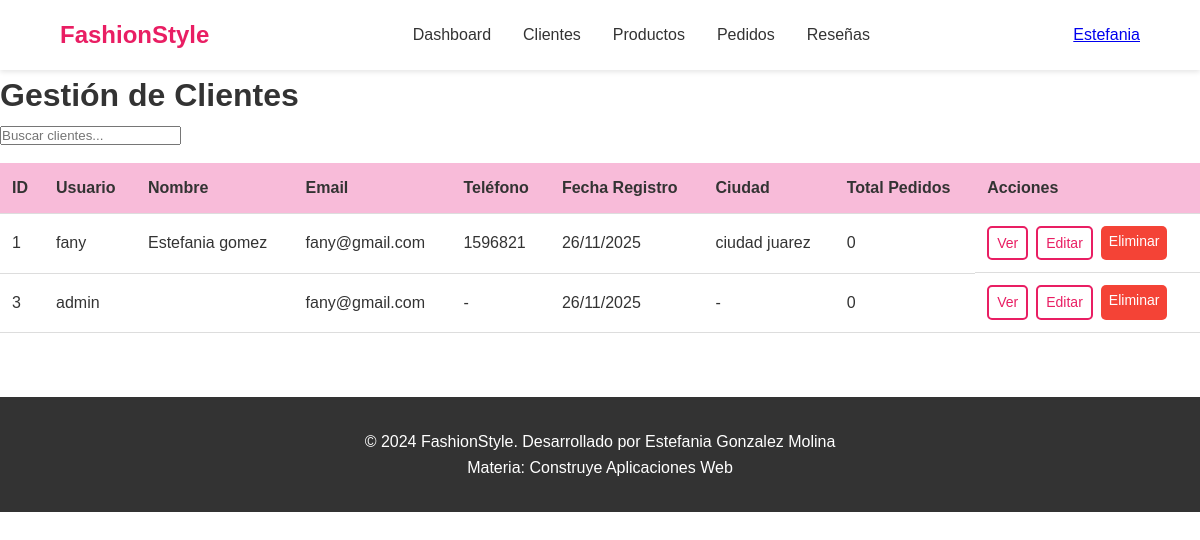
Screenshot of /administrador/clientes/ (signed in) with the database file from the repository.
### tienda/models.py (models this page shows, shortened)
class Usuario(AbstractUser):
    TIPO_USUARIO = [
        ('admin', 'Administrador'),
        ('cliente', 'Cliente'),
    ]
    tipo_usuario = models.CharField(max_length=10, choices=TIPO_USUARIO, default='cliente')
    telefono = models.CharField(max_length=15, blank=True)
    calle = models.CharField(max_length=100, blank=True)
    numero_casa = models.CharField(max_length=10, blank=True)
    colonia = models.CharField(max_length=100, blank=True)
    ciudad = models.CharField(max_length=100, blank=True)
    codigo_postal = models.CharField(max_length=10, blank=True)
    descripcion_direccion = models.TextField(blank=True)
    fecha_registro = models.DateTimeField(auto_now_add=True)
    metodo_pago = models.CharField(max_length=50, blank=True)

### tienda/views.py (the view)
# urls.py: path('administrador/clientes/', views.gestion_clientes, name='gestion_clientes'),
@login_required
@user_passes_test(es_administrador)
def gestion_clientes(request):
    clientes = Usuario.objects.filter(tipo_usuario='cliente')
    return render(request, 'tienda/gestion_clientes.html', {'clientes': clientes})

### tienda/views.py (called while the page is built)
def es_administrador(user):
    return user.is_authenticated and user.tipo_usuario == 'admin'

### tienda/templates/tienda/gestion_clientes.html (shortened to what this page needs)
{% extends 'tienda/base.html' %}
{% block content %}
<div class="gestion-container">
    <div class="gestion-header">
        <h1>Gestión de Clientes</h1>
        <div class="search-box">
            <input type="text" id="searchClientes" placeholder="Buscar clientes..." class="filter-input">
        </div>
    </div>
    <table class="gestion-table">
        <thead>
            <tr>
                <th>ID</th>
                <th>Usuario</th>
                <th>Nombre</th>
                <th>Email</th>
                <th>Teléfono</th>
                <th>Fecha Registro</th>
                <th>Ciudad</th>
                <th>Total Pedidos</th>
                <th>Acciones</th>
            </tr>
        </thead>
        <tbody>
            {% for cliente in clientes %}
            <tr>
                <td>{{ cliente.id }}</td>
                <td>{{ cliente.username }}</td>
                <td>{{ cliente.first_name }} {{ cliente.last_name }}</td>
                <td>{{ cliente.email }}</td>
                <td>{{ cliente.telefono|default:"-" }}</td>
                <td>{{ cliente.fecha_registro|date:"d/m/Y" }}</td>
                <td>{{ cliente.ciudad|default:"-" }}</td>
                <td>{{ cliente.pedido_set.count }}</td>
                <td class="actions">
                    <a href="#" class="btn btn-sm btn-outline">Ver</a>
                    <a href="#" class="btn btn-sm btn-outline">Editar</a>
                    <a href="#" class="btn btn-sm btn-danger">Eliminar</a>
                </td>
            </tr>
            {% empty %}
            <tr>
                <td colspan="9" class="no-data">No hay clientes registrados</td>
            </tr>
            {% endfor %}
        </tbody>
    </table>
</div>
{% endblock %}

### tienda/templates/tienda/base.html (shortened to what this page needs)
<!DOCTYPE html>
<html lang="es">
<head>
    {% load static %}
    <link rel="stylesheet" href="{% static 'css/style.css' %}">
    <link href="https://cdnjs.cloudflare.com/ajax/libs/font-awesome-6.0.0/css/all.min.css" rel="stylesheet">
</head>
<body>
    <header>
        <nav class="navbar">
            <div class="nav-brand">
                <a href="{% url 'index' %}">FashionStyle</a>
            </div>
            <ul class="nav-menu">
                {% if user.is_authenticated %}
                    {% if user.tipo_usuario == 'admin' %}
                        <li><a href="{% url 'admin_dashboard' %}">Dashboard</a></li>
                        <li><a href="{% url 'gestion_clientes' %}">Clientes</a></li>
                        <li><a href="{% url 'gestion_productos' %}">Productos</a></li>
                        <li><a href="{% url 'gestion_pedidos' %}">Pedidos</a></li>
                        <li><a href="{% url 'gestion_resenas' %}">Reseñas</a></li>
                    {% endif %}
                {% endif %}
            </ul>
            <div class="nav-actions">
                {% if user.is_authenticated %}
                    <div class="dropdown">
                        <a href="#" class="nav-user"> {{ user.username }}</a>
                    </div>
                {% else %}
                    <a href="{% url 'login' %}" class="btn btn-outline">Iniciar Sesión</a>
                    <a href="{% url 'registro' %}" class="btn btn-primary">Registrarse</a>
                {% endif %}
            </div>
        </nav>
    </header>
    <main>
        {% block content %}
        {% endblock %}
    </main>
    <footer>
        <div class="footer-content">
            <p>&copy; 2024 FashionStyle. Desarrollado por Estefania Gonzalez Molina</p>
            <p>Materia: Construye Aplicaciones Web</p>
        </div>
    </footer>
</body>
</html>

### static/css/style.css (style rules this page uses)
:root { --primary-color: #e91e63; --secondary-color: #f8bbd9; --accent-color: #ad1457; --text-color: #333; --bg-color: #fff; --border-color: #ddd; --success-color: #4caf50; --warning-color: #ff9800; --error-color: #f44336; }
* { margin: 0; padding: 0; box-sizing: border-box; }
body { font-family: 'Arial', sans-serif; line-height: 1.6; color: var(--text-color); background-color: var(--bg-color); }
.navbar { display: flex; justify-content: space-between; align-items: center; padding: 1rem 5%; background-color: var(--bg-color); box-shadow: 0 2px 5px rgba(0,0,0,0.1); }
.nav-brand a { font-size: 1.5rem; font-weight: bold; color: var(--primary-color); text-decoration: none; }
.nav-menu { display: flex; list-style: none; gap: 2rem; }
.nav-menu a { text-decoration: none; color: var(--text-color); transition: color 0.3s; }
.dropdown { position: relative; }
.btn { display: inline-block; padding: 0.5rem 1rem; border: none; border-radius: 5px; text-decoration: none; cursor: pointer; transition: all 0.3s; }
.btn-outline { border: 2px solid var(--primary-color); color: var(--primary-color); background: transparent; }
.btn-danger { background-color: var(--error-color); color: white; }
.btn-sm { padding: 0.25rem 0.5rem; font-size: 0.875rem; }
footer { background-color: #333; color: white; text-align: center; padding: 2rem; margin-top: 4rem; }
.gestion-table { width: 100%; border-collapse: collapse; margin-top: 1rem; }
.gestion-table th, .gestion-table td { padding: 0.75rem; text-align: left; border-bottom: 1px solid var(--border-color); }
.gestion-table th { background-color: var(--secondary-color); font-weight: bold; }
.actions { display: flex; gap: 0.5rem; }

### rows the page displays
Usuario: username "Estefania"
Usuario: id "1", username "fany", first_name "Estefania", last_name "gomez", email "fany@gmail.com", telefono "1596821", fecha_registro "26/11/2025", ciudad "ciudad juarez", pedido_set.count "0"
Usuario: id "3", username "admin", email "fany@gmail.com", telefono "-", fecha_registro "26/11/2025", ciudad "-", pedido_set.count "0"
